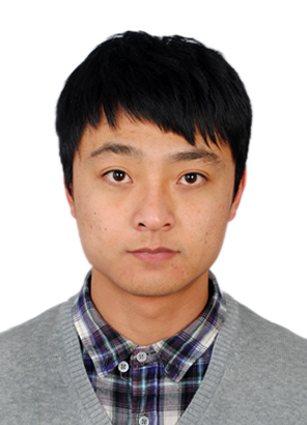
#> input picture Resource/zhengjianzhao.jpg, 307 x 425 px
$ python handdect.py
#> lines starting #> are read from the running program, lines starting #| are printed output that depends on the picture; after the words box and inside, x2 and y2 are one past the last pixel; in counts of white or black regions, pixels touching at a corner belong together
import cv2
import numpy as np


faceCascade = cv2.CascadeClassifier('Resource/cascade.xml')
img = cv2.imread('Resource/zhengjianzhao.jpg')
#> img is the input picture: shape (425, 307, 3); mean B, G, R 160.2, 165.9, 178.7
imgGray = cv2.cvtColor(img, cv2.COLOR_BGR2GRAY)
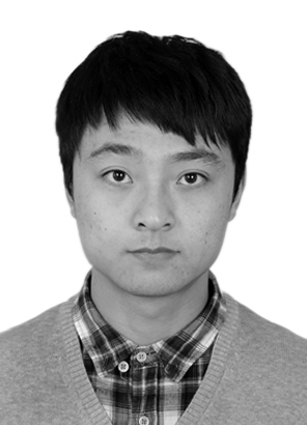
#> imgGray: shape (425, 307); min 0, max 255, mean 169

faces = faceCascade.detectMultiScale(imgGray,1.1,4)#可修改参数
#> faces = [[21, 101, 89, 89], [14, 20, 262, 262]]

for (x,y,w,h) in faces:
    cv2.rectangle(img,(x,y),(x+w,y+h),(255,0,0),2)
#> this loop made 2 passes
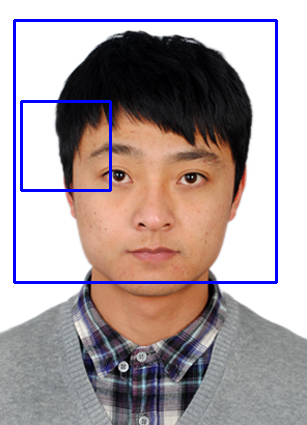
#> img: shape (425, 307, 3); 3.22% of pixels changed, all inside (x1, y1, x2, y2) = (13, 19, 278, 284)


cv2.imshow("Result", img)
cv2.waitKey(0)

$ run again, with Resource/Hand_0000372.jpg copied over Resource/zhengjianzhao.jpg
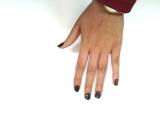
#> input picture Resource/Hand_0000372.jpg, 160 x 120 px
#> img is the input picture: shape (120, 160, 3); mean B, G, R 220.4, 226.1, 236.1
#> `imgGray = cv2.cvtColor(img, cv2.COLOR_BGR2GRAY)`:
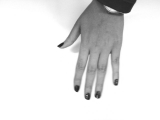
#> imgGray: shape (120, 160); min 35, max 255, mean 228.5
#> faces = [[43, 27, 81, 81]]
#> the loop `for (x,y,w,h) in faces:` made 1 pass
#> after the loop `for (x,y,w,h) in faces:`:
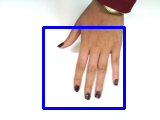
#> img: shape (120, 160, 3); 5.04% of pixels changed, all inside (x1, y1, x2, y2) = (42, 26, 126, 110)

$ run again, with Resource/Hand_0000374.jpg copied over Resource/zhengjianzhao.jpg
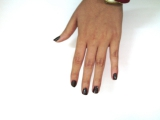
#> input picture Resource/Hand_0000374.jpg, 160 x 120 px
#> img is the input picture: shape (120, 160, 3); mean B, G, R 218.5, 224.5, 233.8
#> `imgGray = cv2.cvtColor(img, cv2.COLOR_BGR2GRAY)`:
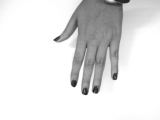
#> imgGray: shape (120, 160); min 35, max 255, mean 226.6
#> faces = [[43, 27, 81, 81]]
#> the loop `for (x,y,w,h) in faces:` made 1 pass
#> after the loop `for (x,y,w,h) in faces:`:
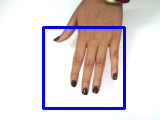
#> img: shape (120, 160, 3); 5.04% of pixels changed, all inside (x1, y1, x2, y2) = (42, 26, 126, 110)
